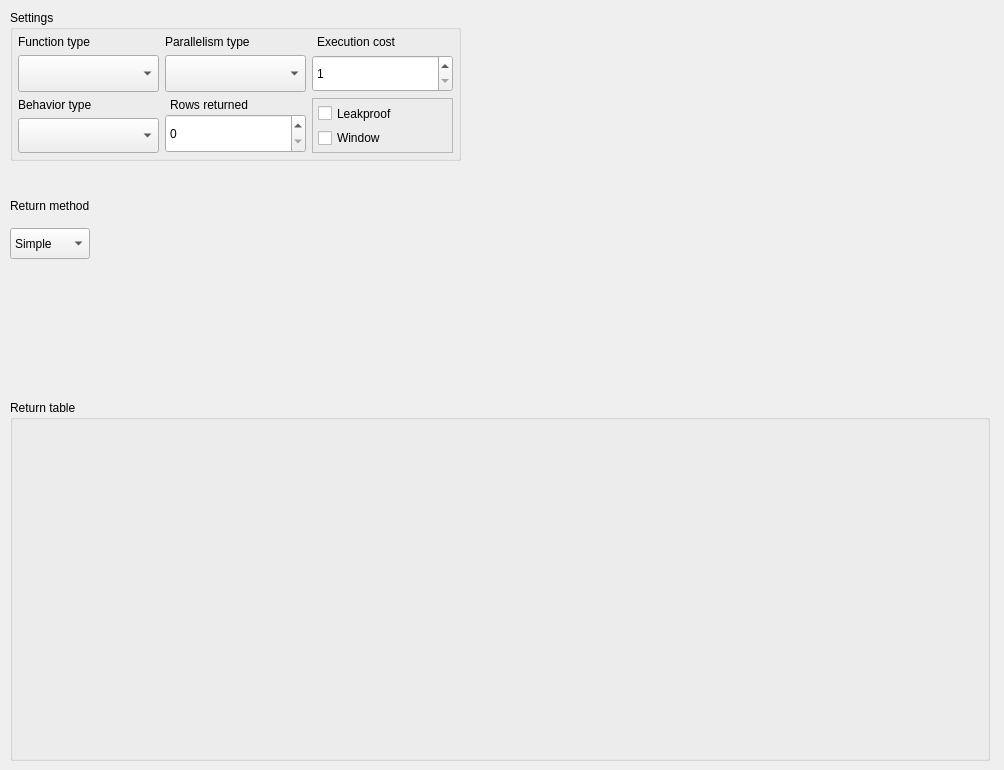
<?xml version="1.0" encoding="UTF-8"?>
<ui version="4.0">
 <class>FunctionWidget</class>
 <widget class="QWidget" name="FunctionWidget">
  <property name="geometry">
   <rect>
    <x>0</x>
    <y>0</y>
    <width>1004</width>
    <height>770</height>
   </rect>
  </property>
  <property name="sizePolicy">
   <sizepolicy hsizetype="Preferred" vsizetype="Expanding">
    <horstretch>0</horstretch>
    <verstretch>0</verstretch>
   </sizepolicy>
  </property>
  <property name="minimumSize">
   <size>
    <width>465</width>
    <height>216</height>
   </size>
  </property>
  <widget class="QGroupBox" name="ret_table_grp">
   <property name="geometry">
    <rect>
     <x>10</x>
     <y>400</y>
     <width>980</width>
     <height>361</height>
    </rect>
   </property>
   <property name="sizePolicy">
    <sizepolicy hsizetype="Preferred" vsizetype="Expanding">
     <horstretch>0</horstretch>
     <verstretch>0</verstretch>
    </sizepolicy>
   </property>
   <property name="title">
    <string>Return table</string>
   </property>
  </widget>
  <widget class="QGroupBox" name="settings_grp">
   <property name="geometry">
    <rect>
     <x>10</x>
     <y>10</y>
     <width>451</width>
     <height>151</height>
    </rect>
   </property>
   <property name="sizePolicy">
    <sizepolicy hsizetype="Preferred" vsizetype="Fixed">
     <horstretch>0</horstretch>
     <verstretch>0</verstretch>
    </sizepolicy>
   </property>
   <property name="title">
    <string>Settings</string>
   </property>
   <layout class="QGridLayout" name="gridLayout">
    <property name="leftMargin">
     <number>5</number>
    </property>
    <property name="topMargin">
     <number>5</number>
    </property>
    <property name="rightMargin">
     <number>5</number>
    </property>
    <property name="bottomMargin">
     <number>5</number>
    </property>
    <item row="1" column="0">
     <layout class="QVBoxLayout" name="verticalLayout_2">
      <item>
       <widget class="QLabel" name="behavior_lbl">
        <property name="sizePolicy">
         <sizepolicy hsizetype="Preferred" vsizetype="Fixed">
          <horstretch>0</horstretch>
          <verstretch>0</verstretch>
         </sizepolicy>
        </property>
        <property name="maximumSize">
         <size>
          <width>16777215</width>
          <height>16777215</height>
         </size>
        </property>
        <property name="text">
         <string>Behavior type</string>
        </property>
       </widget>
      </item>
      <item>
       <widget class="QComboBox" name="behavior_cmb">
        <property name="sizePolicy">
         <sizepolicy hsizetype="Expanding" vsizetype="Preferred">
          <horstretch>0</horstretch>
          <verstretch>0</verstretch>
         </sizepolicy>
        </property>
        <property name="iconSize">
         <size>
          <width>28</width>
          <height>28</height>
         </size>
        </property>
       </widget>
      </item>
     </layout>
    </item>
    <item row="0" column="3">
     <layout class="QVBoxLayout" name="verticalLayout_5">
      <item>
       <widget class="QLabel" name="exec_cost_lbl">
        <property name="sizePolicy">
         <sizepolicy hsizetype="Preferred" vsizetype="Fixed">
          <horstretch>0</horstretch>
          <verstretch>0</verstretch>
         </sizepolicy>
        </property>
        <property name="minimumSize">
         <size>
          <width>0</width>
          <height>0</height>
         </size>
        </property>
        <property name="maximumSize">
         <size>
          <width>16777215</width>
          <height>16777215</height>
         </size>
        </property>
        <property name="text">
         <string>Execution cost</string>
        </property>
        <property name="indent">
         <number>5</number>
        </property>
       </widget>
      </item>
      <item>
       <widget class="QSpinBox" name="exec_cost_spb">
        <property name="sizePolicy">
         <sizepolicy hsizetype="Expanding" vsizetype="Preferred">
          <horstretch>0</horstretch>
          <verstretch>0</verstretch>
         </sizepolicy>
        </property>
        <property name="minimum">
         <number>1</number>
        </property>
        <property name="maximum">
         <number>10000</number>
        </property>
       </widget>
      </item>
     </layout>
    </item>
    <item row="0" column="0">
     <layout class="QVBoxLayout" name="verticalLayout">
      <item>
       <widget class="QLabel" name="func_type_lbl">
        <property name="sizePolicy">
         <sizepolicy hsizetype="Preferred" vsizetype="Fixed">
          <horstretch>0</horstretch>
          <verstretch>0</verstretch>
         </sizepolicy>
        </property>
        <property name="maximumSize">
         <size>
          <width>16777215</width>
          <height>16777215</height>
         </size>
        </property>
        <property name="text">
         <string>Function type</string>
        </property>
       </widget>
      </item>
      <item>
       <widget class="QComboBox" name="func_type_cmb">
        <property name="sizePolicy">
         <sizepolicy hsizetype="Expanding" vsizetype="Preferred">
          <horstretch>0</horstretch>
          <verstretch>0</verstretch>
         </sizepolicy>
        </property>
        <property name="iconSize">
         <size>
          <width>28</width>
          <height>28</height>
         </size>
        </property>
       </widget>
      </item>
     </layout>
    </item>
    <item row="0" column="1">
     <layout class="QVBoxLayout" name="verticalLayout_3">
      <item>
       <widget class="QLabel" name="parallel_lbl">
        <property name="sizePolicy">
         <sizepolicy hsizetype="Preferred" vsizetype="Fixed">
          <horstretch>0</horstretch>
          <verstretch>0</verstretch>
         </sizepolicy>
        </property>
        <property name="maximumSize">
         <size>
          <width>16777215</width>
          <height>16777215</height>
         </size>
        </property>
        <property name="text">
         <string>Parallelism type</string>
        </property>
       </widget>
      </item>
      <item>
       <widget class="QComboBox" name="parallel_cmb">
        <property name="sizePolicy">
         <sizepolicy hsizetype="Expanding" vsizetype="Preferred">
          <horstretch>0</horstretch>
          <verstretch>0</verstretch>
         </sizepolicy>
        </property>
        <property name="iconSize">
         <size>
          <width>28</width>
          <height>28</height>
         </size>
        </property>
       </widget>
      </item>
     </layout>
    </item>
    <item row="1" column="1">
     <layout class="QVBoxLayout" name="verticalLayout_4">
      <property name="spacing">
       <number>2</number>
      </property>
      <item>
       <widget class="QLabel" name="return_rows_lbl">
        <property name="sizePolicy">
         <sizepolicy hsizetype="Preferred" vsizetype="Fixed">
          <horstretch>0</horstretch>
          <verstretch>0</verstretch>
         </sizepolicy>
        </property>
        <property name="maximumSize">
         <size>
          <width>16777215</width>
          <height>16777215</height>
         </size>
        </property>
        <property name="text">
         <string>Rows returned</string>
        </property>
        <property name="indent">
         <number>5</number>
        </property>
       </widget>
      </item>
      <item>
       <widget class="QSpinBox" name="rows_ret_spb">
        <property name="sizePolicy">
         <sizepolicy hsizetype="Expanding" vsizetype="Preferred">
          <horstretch>0</horstretch>
          <verstretch>0</verstretch>
         </sizepolicy>
        </property>
        <property name="maximum">
         <number>1000000000</number>
        </property>
       </widget>
      </item>
     </layout>
    </item>
    <item row="1" column="3">
     <widget class="QFrame" name="func_opts_frm">
      <property name="sizePolicy">
       <sizepolicy hsizetype="Preferred" vsizetype="Fixed">
        <horstretch>0</horstretch>
        <verstretch>0</verstretch>
       </sizepolicy>
      </property>
      <property name="minimumSize">
       <size>
        <width>0</width>
        <height>0</height>
       </size>
      </property>
      <property name="maximumSize">
       <size>
        <width>16777215</width>
        <height>55</height>
       </size>
      </property>
      <property name="frameShape">
       <enum>QFrame::Shape::StyledPanel</enum>
      </property>
      <property name="frameShadow">
       <enum>QFrame::Shadow::Raised</enum>
      </property>
      <layout class="QVBoxLayout" name="verticalLayout_7">
       <property name="leftMargin">
        <number>5</number>
       </property>
       <property name="topMargin">
        <number>5</number>
       </property>
       <property name="rightMargin">
        <number>5</number>
       </property>
       <property name="bottomMargin">
        <number>5</number>
       </property>
       <item>
        <widget class="QCheckBox" name="leakproof_chk">
         <property name="sizePolicy">
          <sizepolicy hsizetype="Fixed" vsizetype="Fixed">
           <horstretch>0</horstretch>
           <verstretch>0</verstretch>
          </sizepolicy>
         </property>
         <property name="text">
          <string>Leakproof</string>
         </property>
        </widget>
       </item>
       <item>
        <widget class="QCheckBox" name="window_func_chk">
         <property name="sizePolicy">
          <sizepolicy hsizetype="Fixed" vsizetype="Fixed">
           <horstretch>0</horstretch>
           <verstretch>0</verstretch>
          </sizepolicy>
         </property>
         <property name="text">
          <string>Window</string>
         </property>
        </widget>
       </item>
      </layout>
     </widget>
    </item>
   </layout>
  </widget>
  <widget class="QWidget" name="opts_ret_met_wgt" native="true">
   <property name="geometry">
    <rect>
     <x>10</x>
     <y>190</y>
     <width>404</width>
     <height>69</height>
    </rect>
   </property>
   <property name="sizePolicy">
    <sizepolicy hsizetype="Preferred" vsizetype="Fixed">
     <horstretch>0</horstretch>
     <verstretch>0</verstretch>
    </sizepolicy>
   </property>
   <layout class="QHBoxLayout" name="opts_return_lt">
    <property name="leftMargin">
     <number>0</number>
    </property>
    <property name="topMargin">
     <number>0</number>
    </property>
    <property name="rightMargin">
     <number>10</number>
    </property>
    <property name="bottomMargin">
     <number>0</number>
    </property>
    <item>
     <layout class="QVBoxLayout" name="return_method_lt">
      <item>
       <widget class="QLabel" name="ret_method_lbl">
        <property name="sizePolicy">
         <sizepolicy hsizetype="Preferred" vsizetype="Preferred">
          <horstretch>0</horstretch>
          <verstretch>0</verstretch>
         </sizepolicy>
        </property>
        <property name="maximumSize">
         <size>
          <width>16777215</width>
          <height>16777215</height>
         </size>
        </property>
        <property name="text">
         <string>Return method</string>
        </property>
       </widget>
      </item>
      <item>
       <widget class="QComboBox" name="ret_method_cmb">
        <property name="sizePolicy">
         <sizepolicy hsizetype="Preferred" vsizetype="Preferred">
          <horstretch>0</horstretch>
          <verstretch>0</verstretch>
         </sizepolicy>
        </property>
        <item>
         <property name="text">
          <string>Simple</string>
         </property>
        </item>
        <item>
         <property name="text">
          <string>Set</string>
         </property>
        </item>
        <item>
         <property name="text">
          <string>Table</string>
         </property>
        </item>
       </widget>
      </item>
     </layout>
    </item>
    <item>
     <spacer name="horizontalSpacer">
      <property name="orientation">
       <enum>Qt::Orientation::Horizontal</enum>
      </property>
      <property name="sizeHint" stdset="0">
       <size>
        <width>40</width>
        <height>20</height>
       </size>
      </property>
     </spacer>
    </item>
   </layout>
  </widget>
  <widget class="QWidget" name="ret_type_parent" native="true">
   <property name="geometry">
    <rect>
     <x>10</x>
     <y>300</y>
     <width>581</width>
     <height>80</height>
    </rect>
   </property>
   <property name="sizePolicy">
    <sizepolicy hsizetype="Preferred" vsizetype="Expanding">
     <horstretch>0</horstretch>
     <verstretch>0</verstretch>
    </sizepolicy>
   </property>
  </widget>
 </widget>
 <tabstops>
  <tabstop>func_type_cmb</tabstop>
  <tabstop>behavior_cmb</tabstop>
  <tabstop>exec_cost_spb</tabstop>
  <tabstop>parallel_cmb</tabstop>
 </tabstops>
 <resources/>
 <connections/>
</ui>
